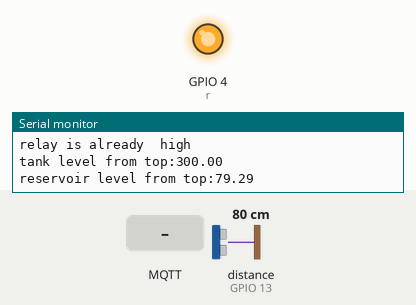
This sketch was run on a simulated ESP32. Shown: output pins drawn as LEDs (lit = HIGH), the last lines printed to the serial monitor. The test bench sets the inputs (shaded band); at power-on: distance to the obstacle (sensor on GPIO 13) 80 cm. The echo pulse lasts 58.3 µs per cm; WiFi joins after 1.5 s; servers stay silent unless stated; random numbers use the default seed unless the sketch sets one; EEPROM starts erased; no MQTT or app messages arrive unless stated; pins used as bus, display or sensor lines are not drawn.

Above: at 2.7 s.
2.8 s: distance to the obstacle (sensor on GPIO 13) set to 18 cm
5.8 s: MQTT message "1" arrives on the first subscribed topic
At 6.6 s:
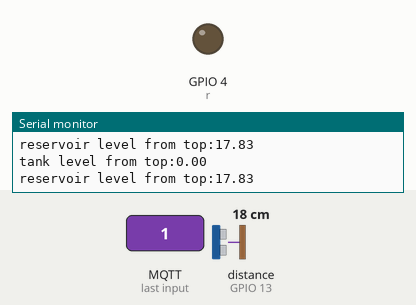
Timing chart, 0 to 8.8 s (numbered marks = the images above; inputs shaded):
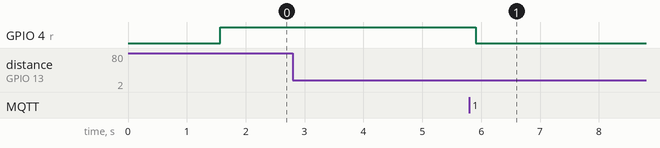

The sketch:

sketch.ino
```cpp
#include <WiFi.h>
#include<PubSubClient.h>
#include<ArduinoJson.h>
#include <EEPROM.h>

#define r 4
#define r2 14
#define t1 12
#define e1 13
int swi=0;
int stt=0;
int chst=0;
int upl=40;
int dwl=300;
int hl=200;
int hll=360;
int dw=0;
float hgt=300;
int waiting=0;
const char* ssid = "Wokwi-GUEST";
const char* password = "";
const char* mqtt_server = "broker.emqx.io";

WiFiClient n;
PubSubClient client(n);
void changest();

void setup_wifi() {
  Serial.print("Connecting to ");
  Serial.println(ssid);
  WiFi.mode(WIFI_STA);
  WiFi.begin(ssid, password);

  while (WiFi.status() != WL_CONNECTED) {
    delay(500);
    Serial.print(".");
  }


  randomSeed(micros());

  Serial.println("");
  Serial.println("WiFi connected");
  Serial.println("IP address: ");
  Serial.println(WiFi.localIP());
}


void callback(char* topic, byte* payload, unsigned int length) {
  StaticJsonDocument<200> d;
  deserializeJson(d,payload);
  hgt =(float)d["height"];
  Serial.print("got the height:");
  Serial.println(hgt);
  waiting=0;
}

void reconnect() {
  while (!client.connected()) {
    Serial.print("Attempting MQTT connection...");

    String clientId = "ESP32Client-";
    clientId += String(random(0xffff), HEX);

    if (client.connect(clientId.c_str())) {
      Serial.println("Connected");
      client.subscribe("topicName/height");
    } else {
      Serial.print("failed, rc=");
      Serial.print(client.state());
      Serial.println(" try again in 2 seconds");
      // Wait 2 seconds before retrying
      delay(2000);
    }
  }
}

void setup() {
  // put your setup code here, to run once:
  EEPROM.begin(3);
  Serial.begin(115200);
  pinMode(r, OUTPUT);
  pinMode(r2, OUTPUT);
  pinMode(t1, OUTPUT);
  pinMode(e1,INPUT);
  swi=EEPROM.read(0);
  stt=EEPROM.read(1);
  chst=EEPROM.read(2);
  if(swi==255)
  {swi=chst=stt=0;
    EEPROM.write(0,swi);
    EEPROM.write(1,stt);
    EEPROM.write(2,chst);
EEPROM.commit();
  }
    setup_wifi();
  client.setServer(mqtt_server, 1883);
  client.setCallback(callback);


  Serial.println("Hello, ESP32!");
}

void loop() {
  if(WiFi.status()!=3){
    Serial.println("setting up wifi");
    setup_wifi();}
    else if(WiFi.RSSI()>-80){
    if (!client.connected()) {
    reconnect();
  }
    }

  waiting++;
  //if(waiting==32676)waiting=1;

  digitalWrite(t1,LOW);
  delayMicroseconds(2);
  digitalWrite(t1,HIGH);
  delayMicroseconds(10);
  digitalWrite(t1,LOW);
  int a1=pulseIn(e1,HIGH);
  float b1=(float)a1;
  b1=b1*0.034/2;
  if(hgt<=upl){swi=0;changest();EEPROM.write(0,swi);EEPROM.commit();}
  else if(hgt>=dwl){swi=1;EEPROM.write(0,swi);EEPROM.commit();}
  if((swi==3&&waiting<100)
  ||(swi==2&&(waiting<100&&b1<=hl))
  ){swi=1;EEPROM.write(0,swi);EEPROM.commit();}

if(waiting>100&&b1<hll)
{swi=3;EEPROM.write(0,swi);EEPROM.commit();}
else if(b1>=hll){swi =2;EEPROM.write(0,swi);EEPROM.commit(); Serial.println("reservoir is empty");}
     int dr=digitalRead(r);
    int dr2=digitalRead(r2);
 if(swi==1){
    if(chst>200 && hgt>=100){
      changest();}
    else{chst++;
    if(chst%40==0){
      EEPROM.write(2,chst);
      EEPROM.commit();

    }

    }
    Serial.print(stt);Serial.print(":");
    Serial.print(chst);Serial.print(":");

    Serial.println();
    if(!stt){
      if(!dr){
    digitalWrite(r,HIGH);Serial.println("turning relay high");}
    else{Serial.println("relay is already  high");}
    if(dr2){
    digitalWrite(r2,LOW);}
    }
    else{
      if(!dr2){
    digitalWrite(r2,HIGH);Serial.println("turning relay2 high");}
    else{Serial.println("relay is already  high");}
    if(dr){
    digitalWrite(r,LOW);}}}
    else{
      if(dr)
         digitalWrite(r,LOW);
     if( dr2)
         digitalWrite(r2,LOW);

    }
    Serial.print("tank level from top:");
  Serial.println(hgt);
    Serial.print("reservoir level from top:");
  Serial.println(b1);

  // put your main code here, to run repeatedly:
   // this speeds up the simulation
if(client.connected())client.loop();
delay(100);
}
void changest(){
  stt=stt%2;
  EEPROM.write(1,stt);
  EEPROM.commit();
  chst=0;
}
```
